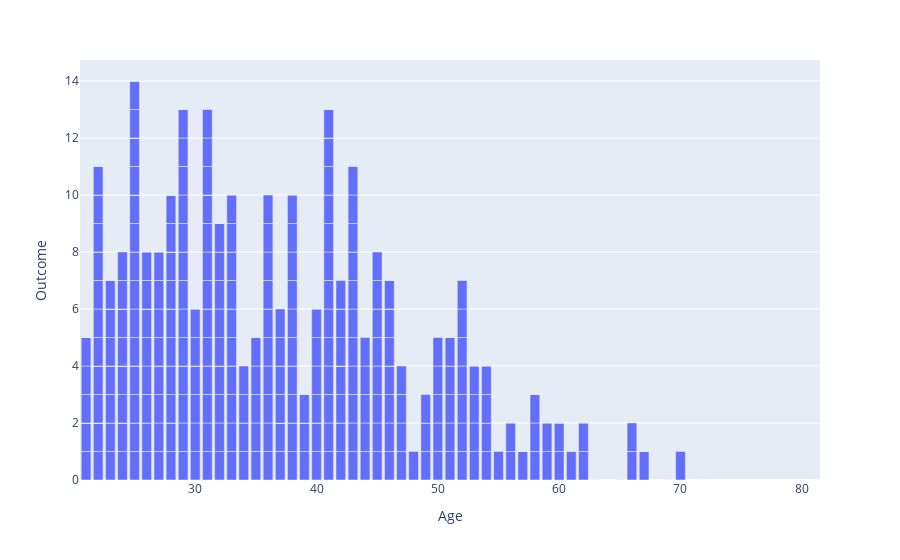

Write notebook code for a chart like this one.
### Code cell
px.bar(df,df['Age'],df['Outcome'])

### Figure 1 — Plotly figure (JSON) as saved in the notebook; plotly's stock layout.template omitted (floating-point values rounded to 4 significant figures; data arrays with more than 128 entries replaced by an {"elided": "..."} marker saying what was removed)
{"data": [{"alignmentgroup": "True", "hovertemplate": "Age=%{x}<br>Outcome=%{y}<extra></extra>", "legendgroup": "", "marker": {"color": "#636efa", "pattern": {"shape": ""}}, "name": "", "offsetgroup": "", "orientation": "v", "showlegend": false, "textposition": "auto", "type": "bar", "x": {"elided": "768 int values"}, "xaxis": "x", "y": {"elided": "768 int values"}, "yaxis": "y"}], "layout": {"barmode": "relative", "legend": {"tracegroupgap": 0}, "margin": {"t": 60}, "xaxis": {"anchor": "y", "domain": [0, 1], "title": {"text": "Age"}}, "yaxis": {"anchor": "x", "domain": [0, 1], "title": {"text": "Outcome"}}}}
